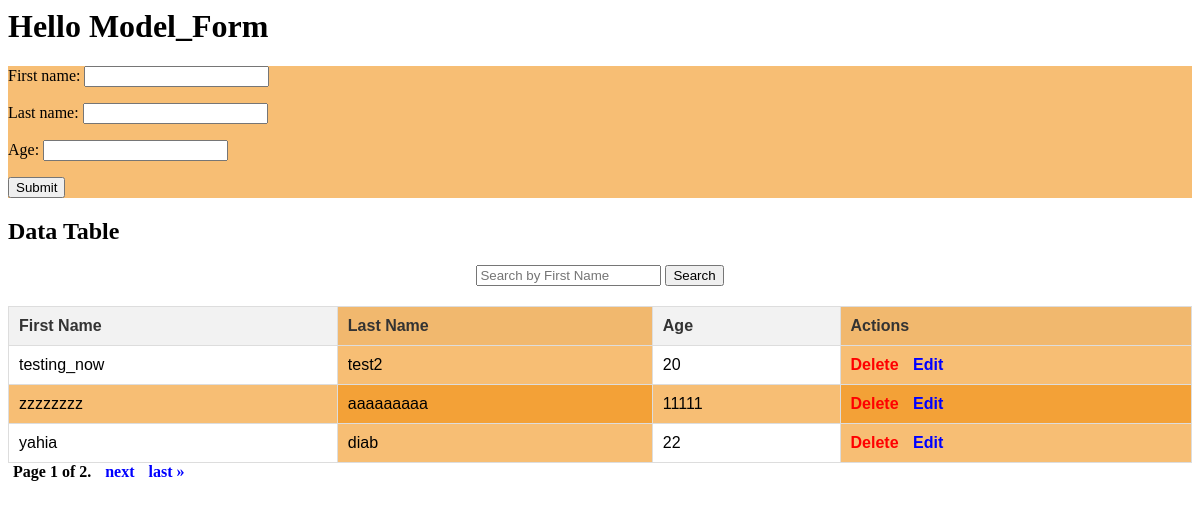
The page / on the database its author committed.
### demoapp/models.py (models this page shows)
class Logger(models.Model):
    first_name = models.CharField(max_length= 200)
    last_name = models.CharField(max_length= 200)
    age = models.IntegerField()

### demoapp/views.py (the view)
# urls.py: path('', views.form_view , name="Form_Model"),
def form_view(request):
    form = LogForm()
    page_obj = None
    search_query=request.GET.get('search','')
    if request.method == 'POST':
        form = LogForm(request.POST)
        if form.is_valid():
            form.save()
            return redirect(reverse('Form_Model'))
    saved_data = Logger.objects.all()
    if search_query :
        saved_data = saved_data.filter(
            Q(first_name__icontains=search_query)|
            Q(last_name__icontains=search_query)|
            Q(age__icontains=search_query))
    paginator = Paginator(saved_data, 3)
    page_number = request.GET.get('page')
    page_obj = paginator.get_page(page_number)
    context = {'form': form, 'page_obj': page_obj,'search_query': search_query}
    return render(request, "home.html", context)

### demoapp/forms.py
class LogForm(forms.ModelForm):
    class Meta:
     model = Logger
     fields = '__all__'

### demoapp/templates/home.html (shortened to what this page needs)
<h1> Hello Model_Form </h1>
<div>
<form action="" method="post", style = "background-color:rgba(240, 139, 8, 0.56);">
    {{form.as_p}}
    <div style="display: flex; gap: 10px;">
    <input type="submit" value="Submit">
</form>
</div>
    <h2> Data Table</h2>
    <form method="get" style="margin: 20px 0; text-align: center;">
        <input type="text" name="search" placeholder="Search by First Name" value="{{ search_query }}">
        <button type="submit">Search</button>
    </form>
    <table>
        <thead>
            <tr>
                <th>First Name</th>
                <th>Last Name</th>
                <th>Age</th>
                <th>Actions</th>
            </tr>
        </thead>
        <tbody>
            {% for item in page_obj %}
            <tr >
                <td>{{item.first_name}}</td>
                <td>{{item.last_name}} </td>
                <td>{{item.age}}</td>
                <td>
                    <a href="{% url 'delete_entry' item.id %}"
                        class="delete-link">Delete</a>
                    <a href="{% url 'update_entry' item.id %}"
                        class="edit-link">Edit</a>
                </td>
            </tr>
            {% endfor %}
        </tbody>
    </table>
    <div>
        <span class="paginator_test">
            <span class="current">
                Page {{ page_obj.number}} of {{page_obj.paginator.num_pages}}.
            </span>
            {% if page_obj.has_next %}
                <a href="?page={{page_obj.next_page_number}}"> next </a>
                <a href="?page={{page_obj.paginator.num_pages}}"> last &raquo; </a>
        </span>
    </div>
{% endif %}

### demoapp/templates/home.html (style rules this page uses)
table { width: 100%; border-collapse: collapse; text-align: left; font-family: Arial, sans-serif; }
th, td { padding: 10px; border: 1px solid #ddd; }
thead tr { background-color: #f2f2f2; color: #333; }
tr:nth-child(even) { background-color: rgba(240, 139, 8, 0.56); }
th:nth-child(even), td:nth-child(even) { background-color: rgba(240, 139, 8, 0.56); }
a { text-decoration: none; font-weight: bold; }
.delete-link { color: red; margin-right: 10px; }
.edit-link { color: blue; }
.paginator_test { text-align: center; margin: 10px 0; }
.paginator_test a { text-decoration: none; color: blue; margin: 0 5px; font-weight: bold; }
.paginator_test .current { font-weight: bold; color: black; margin: 0 5px; }

### rows shown on the page
Logger: first_name "testing_now", last_name "test2", age "20"
Logger: first_name "zzzzzzzz", last_name "aaaaaaaaa", age "11111"
Logger: first_name "yahia", last_name "diab", age "22"

### other values the page prints
{{ page_obj.number }} "1"
{{ page_obj.paginator.num_pages }} "2"
